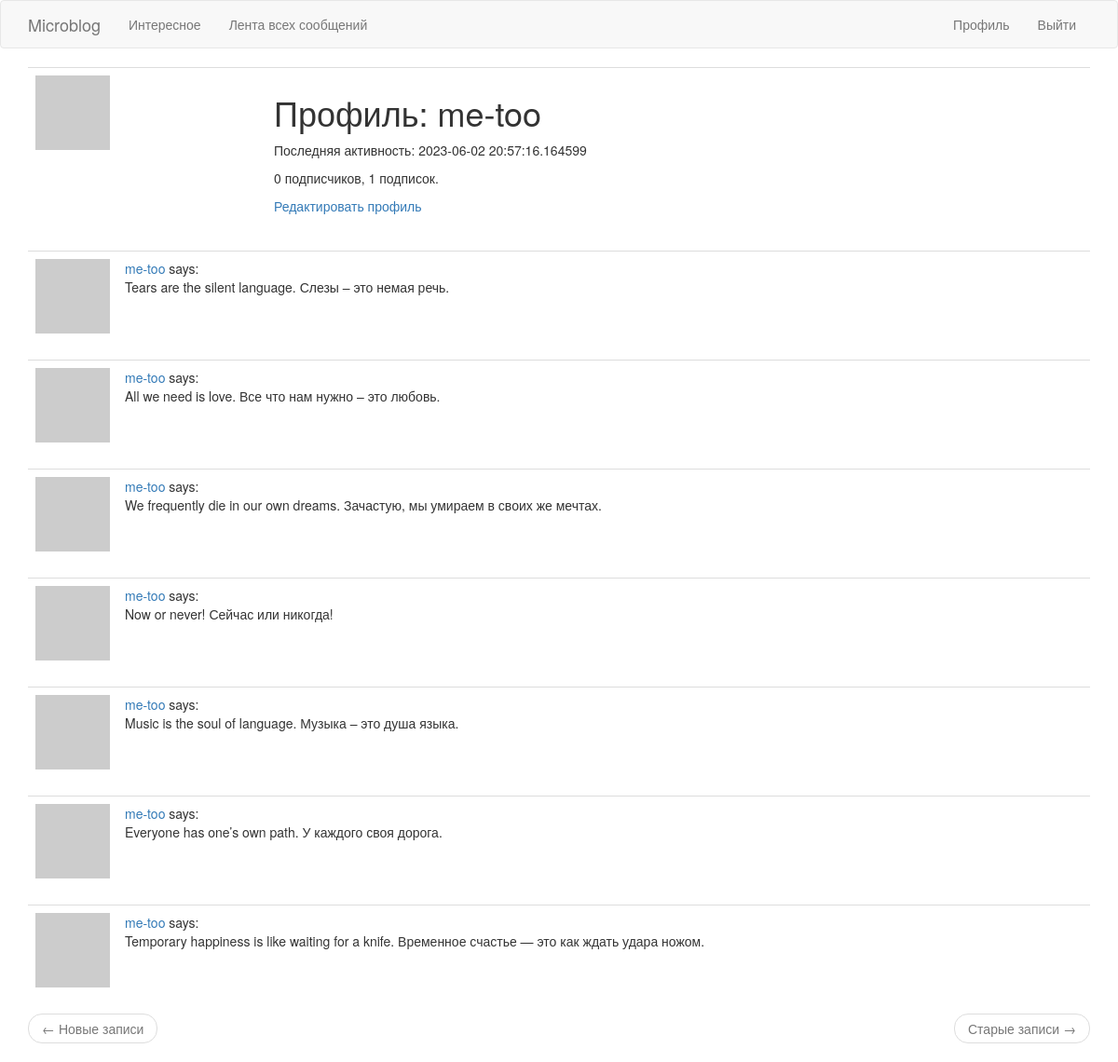
Page /user/me-too (signed in) on the earlier database version.
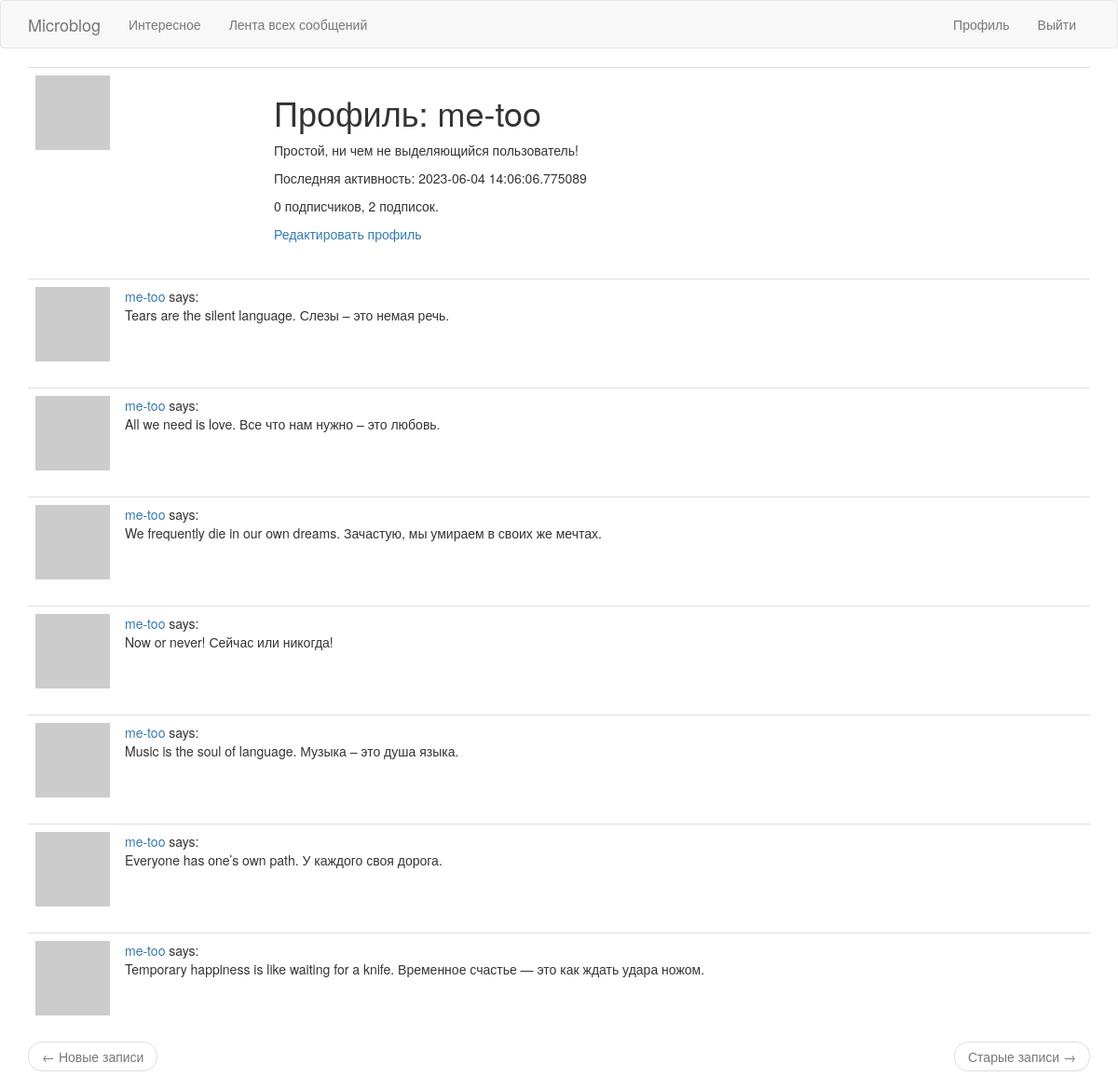
Same page on the later database version.
### app/models.py (models this page shows, shortened)
class User(UserMixin, db.Model):
	id = db.Column(db.Integer, primary_key=True)
	username = db.Column(db.String(64), index=True, unique=True)
	email = db.Column(db.String(120), index=True, unique=True)
	password_hash = db.Column(db.String(128))
	posts = db.relationship('Post', backref='author', lazy='dynamic')
	about_me = db.Column(db.String(140))
	last_seen = db.Column(db.DateTime, default=datetime.utcnow)
	followed = db.relationship(
		'User',
		secondary=followers,
		primaryjoin=(followers.c.follower_id == id),
		secondaryjoin=(followers.c.followed_id == id),
		backref=db.backref('followers', lazy='dynamic'),
		lazy='dynamic'
	)
	def avatar(self, size):
		digest = md5(self.email.lower().encode('utf-8')).hexdigest()
		return 'https://www.gravatar.com/avatar/{}?d=identicon&s={}'.format(digest, size)

class Post(db.Model):
	id = db.Column(db.Integer, primary_key=True)
	body = db.Column(db.String(140))
	timestamp = db.Column(db.DateTime, index=True, default=datetime.utcnow)
	user_id = db.Column(db.Integer, db.ForeignKey('user.id'))

### app/routes.py (the view)
@app.route('/user/<username>')
@login_required
def user(username):
	user = User.query.filter_by(username=username).first_or_404()
	page = request.args.get('page', 1, type=int)
	posts = user.posts.order_by(Post.timestamp.desc()).paginate(
		page=page,
		per_page=app.config['POSTS_PER_PAGE'],
		error_out=False
	)
	next_url = url_for('user', page=posts.next_num) \
		if posts.has_next else None
	prev_url = url_for('user', page=posts.prev_num) \
		if posts.has_prev else None
	form = EmptyForm()
	return render_template(
		'user.html',
		user=user,
		posts=posts,
		form=form,
		next_url=next_url,
		prev_url=prev_url)

### app/models.py (called while the page is built)
@login.user_loader
def load_user(id):
	return User.query.get(int(id))

### app/routes.py (called while the page is built)
@app.before_request
def before_request():
	if current_user.is_authenticated:
		current_user.last_seen = datetime.utcnow()
		db.session.commit()

### app/templates/user.html (shortened to what this page needs)
{% extends "base.html" %}
{% block app_content %}
    <table class="table table-hover">
        <tr>
            <td width="256px"><img src="{{ user.avatar(256) }}"></td>
            <td>
                <h1>Профиль: {{ user.username }}</h1>
                {% if user.about_me %}<p>{{ user.about_me }}</p>{% endif %}
                {% if user.last_seen %}<p>Последняя активность: {{ user.last_seen }}</p>{% endif %}
                <p>{{ user.followers.count() }} подписчиков, {{ user.followed.count() }} подписок.</p>
                {% if user == current_user %}
                <p><a href="{{ url_for('edit_profile') }}">Редактировать профиль</a></p>
                {% endif %}
            </td>
        </tr>
    </table>
    {% for post in posts %}
        {% include '_post.html' %}
    {% endfor %}
    <nav aria-label="...">
        <ul class="pager">
            <li class="previous{% if not prev_url %} disabled{% endif %}">
                <a href="{{ prev_url or '#' }}">
                    <span aria-hidden="true">&larr;</span> Новые записи
                </a>
            </li>
            <li class="next{% if not next_url %} disabled{% endif %}">
                <a href="{{ next_url or '#' }}">
                    Старые записи <span aria-hidden="true">&rarr;</span>
                </a>
            </li>
        </ul>
    </nav>
{% endblock %}

### app/templates/base.html (shortened to what this page needs)
{% extends 'bootstrap/base.html' %}
{% block navbar %}
    <nav class="navbar navbar-default">
        <div class="container">
            <div class="navbar-header">
                <a class="navbar-brand" href="{{ url_for('index') }}">Microblog</a>
            </div>
            <div class="collapse navbar-collapse" id="bs-example-navbar-collapse-1">
                <ul class="nav navbar-nav">
                    <li><a href="{{ url_for('index') }}">Интересное</a></li>
                    <li><a href="{{ url_for('explore') }}">Лента всех сообщений</a></li>
                </ul>
                <ul class="nav navbar-nav navbar-right">
                    {% if current_user.is_anonymous %}
                    <li><a href="{{ url_for('login') }}">Войти</a></li>
                    {% else %}
                    <li><a href="{{ url_for('user', username=current_user.username) }}">Профиль</a></li>
                    <li><a href="{{ url_for('logout') }}">Выйти</a></li>
                    {% endif %}
                </ul>
            </div>
        </div>
    </nav>
{% endblock %}
{% block content %}
    <div class="container">
        {% block app_content %}{% endblock %}
    </div>
{% endblock %}

### app/templates/_post.html
    <table class="table table-hover">
        <tr>
            <td width="70px">
                <a href="{{ url_for('user', username=post.author.username) }}">
                    <img src="{{ post.author.avatar(70) }}" />
                </a>
            </td>
            <td>
                <a href="{{ url_for('user', username=post.author.username) }}">
                    {{ post.author.username }}
                </a>
                says:
                <br>
                {{ post.body }}
            </td>
        </tr>
    </table>

Differences in the rows shown:
changed User "me-too": about_me (not shown) → "Простой, ни чем не выделяющийся пользователь!"; last_seen "2023-06-02 20:57:16.164599" → "2023-06-04 14:06:06.775089"
Other differences:
{{ user.followed.count() }}: "1" → "2"
